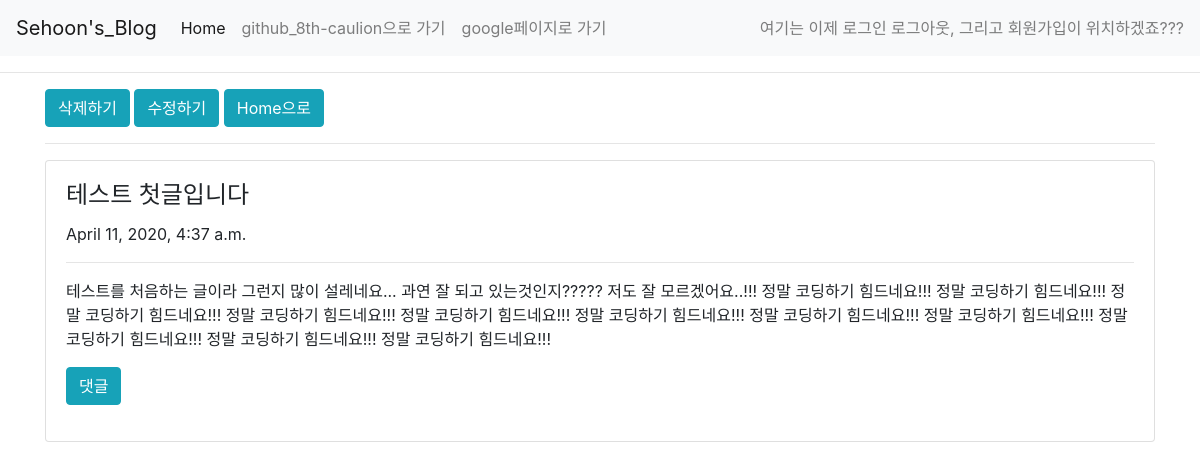
The page /blog/1 on the database its author committed.
### blogpost/models.py (models this page shows, shortened)
class Blog(models.Model):
    user_id = models.IntegerField()
    title = models.CharField(max_length = 200)
    pub_date = models.DateTimeField('date published')
    body = models.TextField()

### blogpost/views.py (the view)
# urls.py: path('blog/<int:blog_id>', blogpost.views.detail, name="detail"),
def detail(request, blog_id):
    details = get_object_or_404(Blog, pk = blog_id)
    return render(request, 'detail.html', {'details' : details})

### blogpost/templates/detail.html (shortened to what this page needs)
{% extends 'base.html' %}
{% block content %}
<a href="{% url 'delete' details.id %}"><button type="button" class="btn btn-info">삭제하기</button></a>
<a href="{% url 'edit' details.id %}"><button type="button" class="btn btn-info">수정하기</button></a>
<a href="{% url 'home' %}" class="btn btn-info">Home으로</a>
<hr>
<div class="row">
    <div class="col-sm-12">
        <div class="card">
            <div class="card-body">
                <h4 class="card-title">{{details.title}}</h4>
                {{details.pub_date}}
                <hr>
                <p class="card-text">{{details.body}}</p>
                <p>
                    <a class="btn btn-info" data-toggle="collapse" href="#collapseExample" role="button"
                        aria-expanded="false" aria-controls="collapseExample">
                        댓글
                    </a>
                </p>
            </div>
        </div>
    </div>
</div>
{% endblock %}

### rows shown on the page
Blog: title "테스트 첫글입니다", pub_date "April 11, 2020, 4:37 a.m.", body "테스트를 처음하는 글이라 그런지 많이 설레네요... 과연 잘 되고 있는것인지????? 저도 잘 모르겠어요..!!! 정말 코딩하기 힘드네요!!! 정말 코딩하기 힘드네요!!! 정말 코딩하기 힘드네요!!! 정말 코딩하기 힘드네요!!! 정말 코딩하기 힘드네요!!! 정말 코딩하기 힘드네요!!! 정말 코딩하기 힘드네요!!! 정말 코딩하기 힘드네요!!! 정말 코딩하기 힘드네요!!! 정말 코딩하기 힘드네요!!! 정말 코딩하기 힘드네요!!!"
